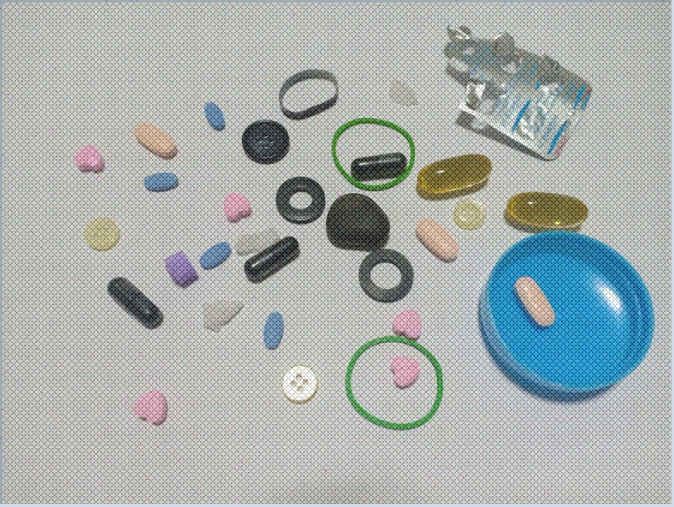
#> input picture medicine_with_noise_mid.jpg, 1348 x 1013 px (shown at 1/2 size)
$ jupyter execute --allow-errors mid2_6301072520172.ipynb
#> lines starting #> are read from the running program, lines starting #| are printed output that depends on the picture
[cell 1]
import numpy as np
import cv2 as cv
import matplotlib.pyplot as plt

**************Note: ก่อน Display ภาพ Convert BGR to RGB ก่อน**********

[cell 2]
def notched_rejected(shape,d0,u_k,v_k):
    M,N=shape
    H=np.zeros((M,N))

    for u in range(0,M):
        for v in range(0,N):

            D_uv=np.sqrt((u-M/2+u_k)**2+(v-N/2+v_k)**2)
            D_muv=np.sqrt((u-M/2-u_k)**2+(v-N/2-v_k)**2)

            if(D_uv< d0 or D_muv < d0):
                H[u,v]=0.0
            else:
                H[u,v]=1.0
    return H

[cell 3]
ori_img=cv.imread("medicine_with_noise_mid.jpg")
#> ori_img is the input picture: shape (1013, 1348, 3); mean B, G, R 175.3, 176.6, 169.4

f=np.fft.fft2(ori_img)
fshift=np.fft.fftshift(f)
magnitude_spt=20*np.log(abs(fshift))
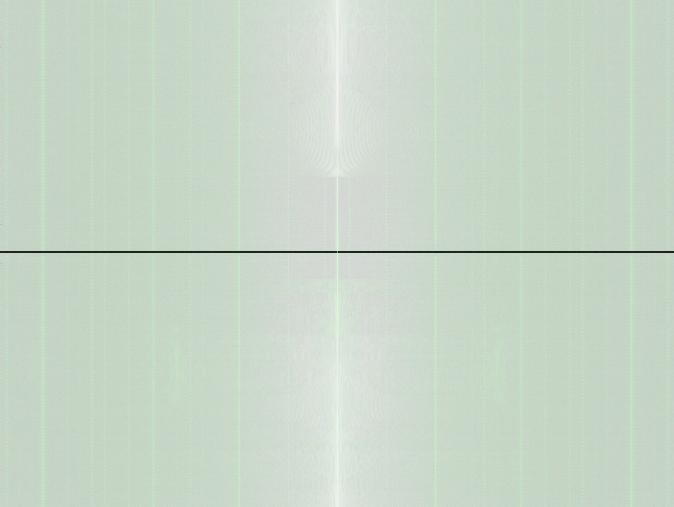
#> magnitude_spt: shape (1013, 1348, 3) float64 (shown at 1/2 size); mean of channels 0, 1, 2 75.5, 128, 75.5; drawn with min black and max white
##########################################
img_shape=ori_img.shape
#> img_shape = (1013, 1348, 3)

#> (the rest of this cell did not finish here and is left out)


notched_filer=H1
notched_rejected_center=fshift*notched_filer

###########################################
fig=plt.figure(figsize=(15,15))
plt.subplot(221)
plt.imshow(cv.cvtColor(ori_img,cv.COLOR_BGR2RGB),'gray')

plt.subplot(222)
plt.imshow(magnitude_spt,'gray')

plt.subplot(223)
plt.imshow(magnitude_spt*notched_filer,'gray')
